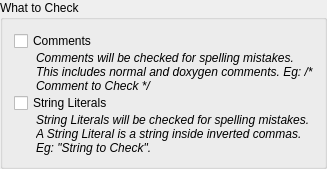
        <widget class="QGroupBox" name="groupBox_7">
         <property name="sizePolicy">
          <sizepolicy hsizetype="Preferred" vsizetype="Maximum">
           <horstretch>0</horstretch>
           <verstretch>0</verstretch>
          </sizepolicy>
         </property>
         <property name="title">
          <string>What to Check</string>
         </property>
         <layout class="QFormLayout" name="formLayout_10">
          <property name="fieldGrowthPolicy">
           <enum>QFormLayout::FieldGrowthPolicy::AllNonFixedFieldsGrow</enum>
          </property>
          <property name="verticalSpacing">
           <number>0</number>
          </property>
          <item row="1" column="0">
           <spacer name="horizontalSpacer_19">
            <property name="orientation">
             <enum>Qt::Orientation::Horizontal</enum>
            </property>
            <property name="sizeType">
             <enum>QSizePolicy::Policy::Fixed</enum>
            </property>
            <property name="sizeHint" stdset="0">
             <size>
              <width>16</width>
              <height>0</height>
             </size>
            </property>
           </spacer>
          </item>
          <item row="1" column="1">
           <widget class="QLabel" name="label_11">
            <property name="sizePolicy">
             <sizepolicy hsizetype="Preferred" vsizetype="Ignored">
              <horstretch>0</horstretch>
              <verstretch>0</verstretch>
             </sizepolicy>
            </property>
            <property name="font">
             <font>
              <italic>true</italic>
             </font>
            </property>
            <property name="text">
             <string>Comments will be checked for spelling mistakes. This includes normal and doxygen comments. Eg: /* Comment to Check */</string>
            </property>
            <property name="wordWrap">
             <bool>true</bool>
            </property>
           </widget>
          </item>
          <item row="3" column="0">
           <spacer name="horizontalSpacer_20">
            <property name="orientation">
             <enum>Qt::Orientation::Horizontal</enum>
            </property>
            <property name="sizeType">
             <enum>QSizePolicy::Policy::Fixed</enum>
            </property>
            <property name="sizeHint" stdset="0">
             <size>
              <width>16</width>
              <height>0</height>
             </size>
            </property>
           </spacer>
          </item>
          <item row="3" column="1">
           <widget class="QLabel" name="label_14">
            <property name="sizePolicy">
             <sizepolicy hsizetype="Preferred" vsizetype="Ignored">
              <horstretch>0</horstretch>
              <verstretch>0</verstretch>
             </sizepolicy>
            </property>
            <property name="font">
             <font>
              <italic>true</italic>
             </font>
            </property>
            <property name="text">
             <string>String Literals will be checked for spelling mistakes. A String Literal is a string inside inverted commas. Eg: &quot;String to Check&quot;.</string>
            </property>
            <property name="wordWrap">
             <bool>true</bool>
            </property>
           </widget>
          </item>
          <item row="4" column="0">
           <spacer name="horizontalSpacer_21">
            <property name="orientation">
             <enum>Qt::Orientation::Horizontal</enum>
            </property>
            <property name="sizeType">
             <enum>QSizePolicy::Policy::Fixed</enum>
            </property>
            <property name="sizeHint" stdset="0">
             <size>
              <width>16</width>
              <height>0</height>
             </size>
            </property>
           </spacer>
          </item>
          <item row="0" column="0" colspan="2">
           <widget class="QCheckBox" name="checkBoxWhatComments">
            <property name="text">
             <string>Comments</string>
            </property>
           </widget>
          </item>
          <item row="2" column="0" colspan="2">
           <widget class="QCheckBox" name="checkBoxWhatLiterals">
            <property name="text">
             <string>String Literals</string>
            </property>
           </widget>
          </item>
         </layout>
        </widget>
